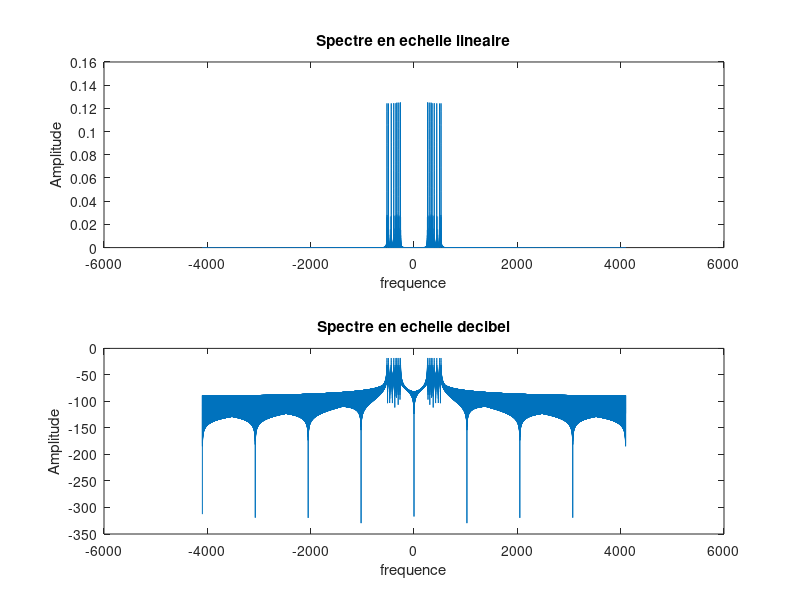

MATLAB code to generate this figure:
clear all
close all
clc
fe = 8192 ;
Te =1 /fe ;
t0= 0:Te:1 ; %duree de chaque note 1s
t=0:Te:8 ; %duree de chaque de la gamme 8s


do1 = sin(2*pi*262*t0);
re = sin(2*pi*294*t0);
mi = sin(2*pi*330*t0);
fa = sin(2*pi*349*t0);
sol = sin(2*pi*392*t0);
la = sin(2*pi*440*t0);
si = sin(2*pi*494*t0);
do2 = sin(2*pi*523*t0);

sum =  [do1  re  mi  fa  sol la si do2 ] ; % concatination de la gamme musicale
N=length(sum) ;

sumfreq =fft(sum);
fshift = (-N/2:N/2 -1)*fe/N ;
sumfreqshift = fftshift(2*abs(sumfreq)/N);
subplot(2,1,1)
plot(fshift,sumfreqshift)
title("Spectre en echelle lineaire")
xlabel("frequence")
ylabel("Amplitude")

subplot(2,1,2)
plot(fshift,20*log10(sumfreqshift))
title("Spectre en echelle decibel")
xlabel("frequence")
ylabel("Amplitude")
